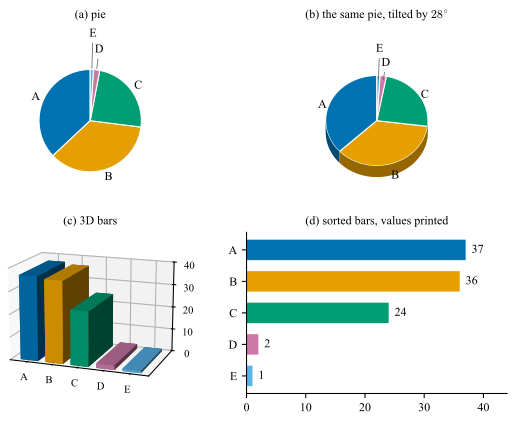

This figure's Python source:
# --- Match LaTeX document: Times New Roman, 10pt, textwidth=7in ---
# One set of five values put through the four charts a spreadsheet offers for it, in
# descending order of how much of the ranking survives: a flat pie, the same pie under
# a tilt, a 3D bar chart, and a sorted bar chart. The two largest values differ by one
# part in a hundred, which is the whole test - every panel holds that difference and
# only the last one shows it.
#
# The tilt of the second panel and the view of the third are the ones the source uses.
# After the chart-basics slides of the DLI Accelerated Data Science Teaching Kit
# (Lecture 7.4, slides 18-24).
import numpy as np
import matplotlib.pyplot as plt
from matplotlib.patches import Polygon
from mpl_toolkits.mplot3d import proj3d          # noqa: F401  (registers '3d')

plt.rcParams.update({
    'font.family': 'serif',
    'font.serif': ['Times New Roman'],
    'font.size': 10,
    'axes.titlesize': 9,
    'axes.labelsize': 9,
    'xtick.labelsize': 9,
    'ytick.labelsize': 9,
    'mathtext.fontset': 'cm',
})

labels = list('ABCDE')
values = np.array([37.0, 36.0, 24.0, 2.0, 1.0])
frac = values / values.sum()
# Okabe-Ito, the color-blind-safe qualitative scheme of Fig. plot_cvd: five unordered
# categories, so a scheme and not a colormap.
COLORS = ['#0072B2', '#E69F00', '#009E73', '#CC79A7', '#56B4E9']

START = 90.0                  # degrees; puts B at the front of the tilted pie and A at the back
TILT = 28.0                   # degrees of tilt in panel (b)
R, H = 1.0, 0.22              # pie radius and the slab thickness the tilt reveals

fig = plt.figure(figsize=(6.0, 4.4))
edges = np.deg2rad(START + 360.0 * np.concatenate([[0.0], np.cumsum(frac)]))


def label_slices(ax, squash=1.0, dy=0.0):
    """Name each slice outside the rim, with a leader for the slices too thin to
    label in place. Placing them by hand is what keeps D and E from colliding."""
    for i, lab in enumerate(labels):
        tm = 0.5 * (edges[i] + edges[i + 1])
        u = np.array([np.cos(tm), squash * np.sin(tm)])
        if frac[i] >= 0.05:
            ax.text(*(1.16 * R * u + [0.0, dy]), lab, ha='center', va='center',
                    fontsize=9)
        else:                                    # a sliver: pull the name out on a leader
            off = 1.55 + 0.30 * (i - len(values) + 1.5)
            ax.annotate(lab, xy=tuple(1.00 * R * u + [0.0, dy]),
                        xytext=tuple(off * R * u + [0.0, dy]),
                        ha='center', va='center', fontsize=9,
                        arrowprops={'arrowstyle': '-', 'linewidth': 0.6,
                                    'color': '0.4', 'shrinkA': 1, 'shrinkB': 1})


# --- (a) a flat pie: the value is an angle, which is third in the ranking ---
ax = fig.add_subplot(2, 2, 1)
ax.pie(values, colors=COLORS, startangle=START, counterclock=True,
       wedgeprops={'edgecolor': 'white', 'linewidth': 0.8})
label_slices(ax)
ax.set_xlim(-1.45, 1.45)
ax.set_ylim(-1.30, 1.85)
ax.set_aspect('equal')
ax.set_title('(a) pie')

# --- (b) the same pie under a tilt: the value is now an angle plus whatever area the
#         slab wall adds, and only the front slices get a wall ---
ax = fig.add_subplot(2, 2, 2)
k = np.cos(np.deg2rad(TILT))                     # vertical foreshortening of the disc


def arc(t0, t1, n=200):
    t = np.linspace(t0, t1, n)
    return np.stack([R * np.cos(t), k * R * np.sin(t)], axis=-1)


def darker(hex_color, f=0.65):
    rgb = np.array([int(hex_color[i:i + 2], 16) / 255 for i in (1, 3, 5)])
    return tuple(f * rgb)


for i in range(len(values)):
    pts = arc(edges[i], edges[i + 1])
    ax.add_patch(Polygon(np.vstack([[0.0, 0.0], pts]), closed=True,
                         facecolor=COLORS[i], edgecolor='white', linewidth=0.8))

# the slab wall, drawn after the top faces so it sits in front of them
for i in range(len(values)):
    t = np.linspace(edges[i], edges[i + 1], 200)
    front = np.sin(t) < 0                        # only the near half of the rim is visible
    if not front.any():
        continue
    top = np.stack([R * np.cos(t[front]), k * R * np.sin(t[front])], axis=-1)
    wall = np.vstack([top, top[::-1] - [0.0, H]])
    ax.add_patch(Polygon(wall, closed=True, facecolor=darker(COLORS[i]),
                         edgecolor='none'))

label_slices(ax, squash=k, dy=-0.10)
ax.set_xlim(-1.45, 1.45)
ax.set_ylim(-1.30, 1.85)
ax.set_aspect('equal')
ax.axis('off')
ax.set_title(f'(b) the same pie, tilted by ${TILT:.0f}^{{\\circ}}$')

# --- (c) a 3D bar chart: length from a common baseline replaced by a bar top that has
#         to be compared with a wall standing behind it ---
ax3 = fig.add_subplot(2, 2, 3, projection='3d')
xs = np.arange(len(values))
ax3.bar3d(xs - 0.35, np.zeros(len(values)), np.zeros(len(values)),
          0.7, 0.7, values, color=COLORS, shade=True, edgecolor='none')
ax3.view_init(elev=15, azim=-70)                 # the rotation the source slide uses
ax3.set_xticks(xs)
ax3.set_xticklabels(labels)
ax3.set_yticks([])
ax3.set_zlim(0, 40)
ax3.set_zticks([0, 10, 20, 30, 40])
ax3.tick_params(labelsize=8, pad=-2)
ax3.set_box_aspect((1.7, 1.0, 1.1), zoom=1.15)
ax3.set_title('(c) 3D bars')

# --- (d) length from a common baseline, sorted, with the numbers printed ---
ax = fig.add_subplot(2, 2, 4)
order = np.argsort(values)
ax.barh(np.arange(len(values)), values[order],
        color=[COLORS[j] for j in order], height=0.65)
for j, v in enumerate(values[order]):
    ax.text(v + 1.0, j, f'{v:.0f}', va='center', fontsize=9)
ax.set_yticks(np.arange(len(values)))
ax.set_yticklabels([labels[j] for j in order])
ax.set_xlim(0, 44)
ax.set_xticks([0, 10, 20, 30, 40])
for side in ('top', 'right'):
    ax.spines[side].set_visible(False)
ax.set_title('(d) sorted bars, values printed')

# tight_layout cannot place a 3D axes next to three 2D ones without complaining, so
# the grid is spaced by hand and the outer margin is trimmed at save time.
fig.subplots_adjust(left=0.02, right=0.97, top=0.93, bottom=0.06,
                    wspace=0.10, hspace=0.28)

basename = 'plot_pie'
plt.savefig(f'{basename}.pdf', bbox_inches='tight')
plt.savefig(f'{basename}.svg', bbox_inches='tight')
plt.savefig(f'{basename}.jpeg', dpi=300, bbox_inches='tight')
print(f'Saved {basename}.pdf, {basename}.svg, {basename}.jpeg')

# --- what each panel costs, in the numbers the caption quotes -------------------
print('values ' + ', '.join(f'{l}={v:.0f}' for l, v in zip(labels, values)))

# (a) the two largest as an angle
d_ang = 360.0 * (frac[0] - frac[1])
print(f'\n(a) A and B are {values[0] - values[1]:.0f} apart in the data and '
      f'{d_ang:.1f} deg apart in arc, out of 360 deg')

# (b) apparent area of each slice: the foreshortened top face plus the slab wall,
#     which only the slices on the near side of the rim are given.
print('\n(b) apparent area under the tilt (top face + visible wall):')
areas = []
for i in range(len(values)):
    t = np.linspace(edges[i], edges[i + 1], 4000)
    top = 0.5 * R ** 2 * (t[-1] - t[0]) * k
    front = np.sin(t) < 0
    wall = H * np.abs(np.diff(R * np.cos(t[front]))).sum() if front.any() else 0.0
    areas.append(top + wall)
    print(f'    {labels[i]}: value {values[i]:4.0f}, top {top:.3f}, wall {wall:.3f}, '
          f'total {top + wall:.3f}')
areas = np.array(areas)
print(f'    B / A = {areas[1] / areas[0]:.2f} of apparent area, '
      f'though B / A = {values[1] / values[0]:.2f} in the data: '
      f'the smaller value is drawn {100 * (areas[1] / areas[0] - 1):.0f}% larger')

# (c) what a bar top reads as when it is compared with the wall behind it. The
#     projection is affine in z at fixed (x, y), so two samples fix the line.
fig.canvas.draw()
M = ax3.get_proj()
y_back = ax3.get_ylim()[1]


def disp_y(x, y, z):
    return proj3d.proj_transform(x, y, z, M)[1]


apparent = []
for x, v in zip(xs, values):
    y_top = disp_y(x, 0.0, v)                        # the bar top, at the front face
    z0, z1 = disp_y(x, y_back, 0.0), disp_y(x, y_back, 40.0)
    apparent.append(40.0 * (y_top - z0) / (z1 - z0))  # same height on the back wall
apparent = np.array(apparent)
off = apparent - values
print('\n(c) value read off the back wall against the value actually drawn:')
for lab, v, a, d in zip(labels, values, apparent, off):
    print(f'    {lab}: drawn {v:5.1f}, reads as {a:5.1f} ({d:+.1f} units)')
print(f'    every bar top reads low, by {-off.max():.0f} to {-off.min():.0f} units, '
      f'and not by the same amount: the A to B gap of '
      f'{values[0] - values[1]:.0f} reads as {apparent[0] - apparent[1]:.1f}')

# (d) nothing to report: the length is the value and the value is printed.
print('\n(d) rank low to high: ' + ' < '.join(np.array(labels)[order]))
